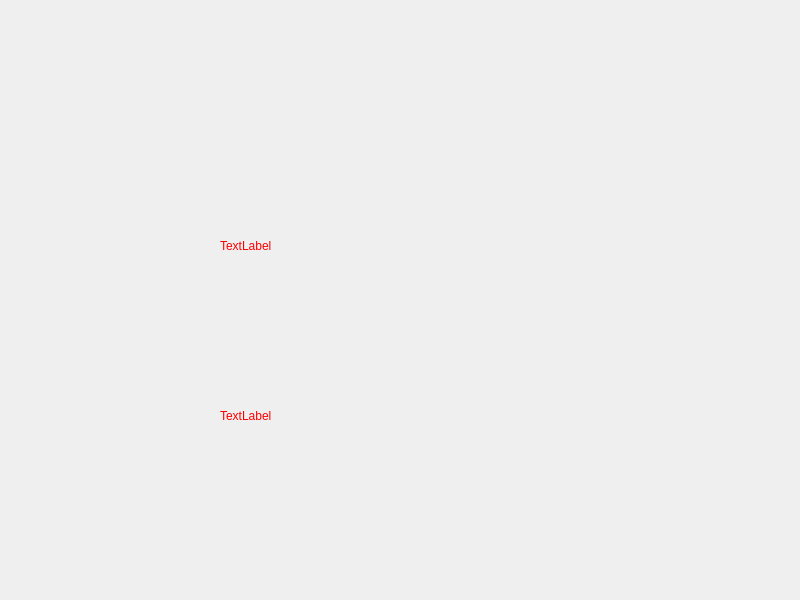
<?xml version="1.0" encoding="UTF-8"?>
<ui version="4.0">
 <class>Widget</class>
 <widget class="QWidget" name="Widget">
  <property name="geometry">
   <rect>
    <x>0</x>
    <y>0</y>
    <width>800</width>
    <height>600</height>
   </rect>
  </property>
  <property name="windowTitle">
   <string>Widget</string>
  </property>
  <widget class="QLabel" name="label">
   <property name="geometry">
    <rect>
     <x>220</x>
     <y>190</y>
     <width>291</width>
     <height>111</height>
    </rect>
   </property>
   <property name="styleSheet">
    <string notr="true">font: 36pt &quot;黑体&quot;;
color: rgb(255, 0, 0);</string>
   </property>
   <property name="text">
    <string>TextLabel</string>
   </property>
  </widget>
  <widget class="QLabel" name="label_2">
   <property name="geometry">
    <rect>
     <x>220</x>
     <y>360</y>
     <width>291</width>
     <height>111</height>
    </rect>
   </property>
   <property name="styleSheet">
    <string notr="true">font: 36pt &quot;黑体&quot;;
color: rgb(255, 0, 0);</string>
   </property>
   <property name="text">
    <string>TextLabel</string>
   </property>
  </widget>
 </widget>
 <layoutdefault spacing="6" margin="11"/>
 <resources/>
 <connections/>
</ui>
